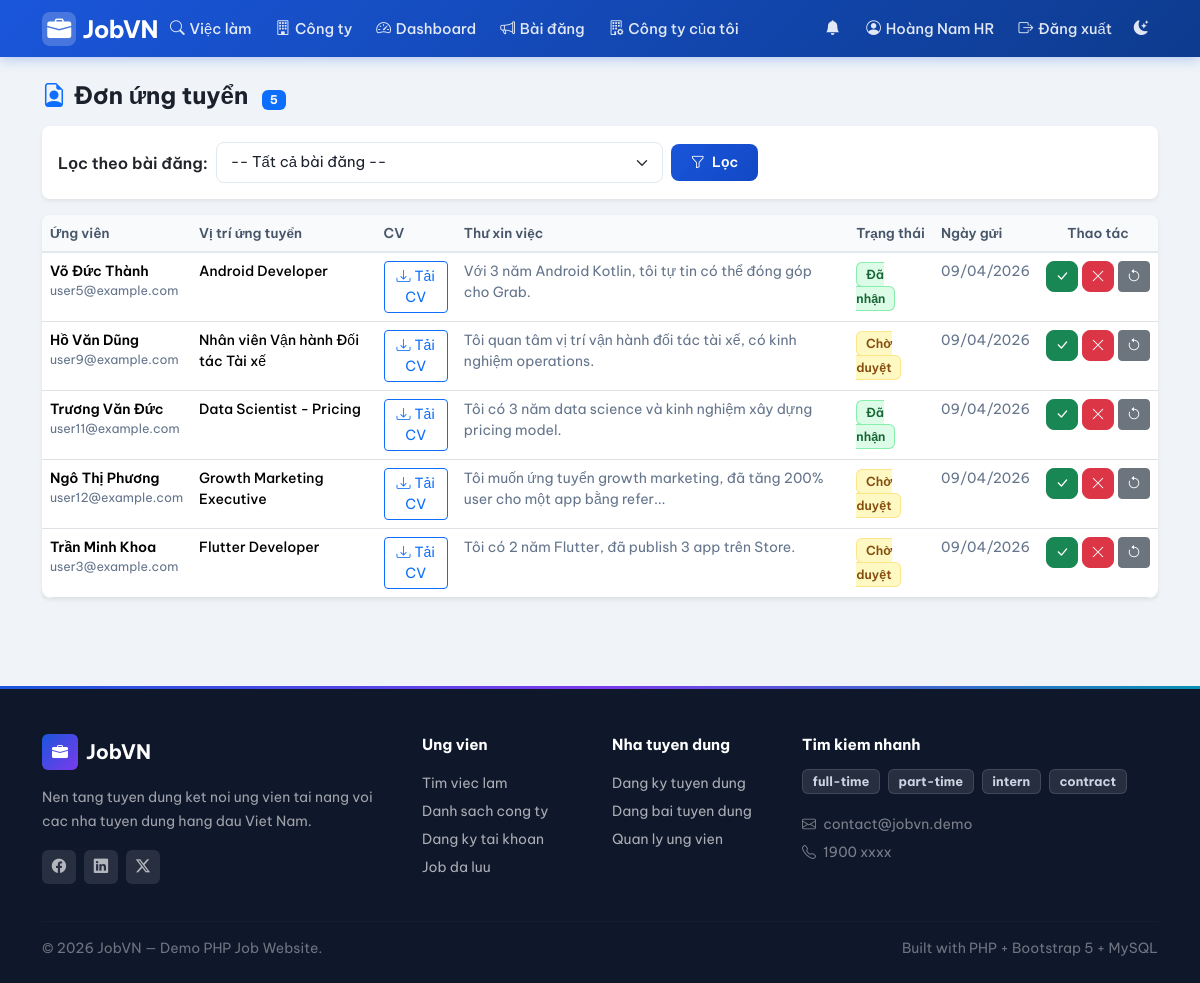
Page /index.php?page=employer/applications (signed in) on the committed database.
### tables this page shows
CREATE TABLE users (
    id INT AUTO_INCREMENT PRIMARY KEY,
    email VARCHAR(150) NOT NULL UNIQUE,
    password VARCHAR(255) NOT NULL,              
    full_name VARCHAR(150) NOT NULL,
    role ENUM('admin','employer','user') NOT NULL DEFAULT 'user',
    phone VARCHAR(30) NULL,
    bio TEXT NULL,                                
    skills VARCHAR(500) NULL,                     
    experience_years TINYINT NULL,                
    avatar VARCHAR(255) NULL,                     
    created_at DATETIME NOT NULL DEFAULT CURRENT_TIMESTAMP
);

CREATE TABLE applications (
    id INT AUTO_INCREMENT PRIMARY KEY,
    job_id INT NOT NULL,
    user_id INT NOT NULL,
    cv_file VARCHAR(255) NOT NULL,               
    cover_letter TEXT NULL,
    status ENUM('pending','accepted','rejected') NOT NULL DEFAULT 'pending',
    created_at DATETIME NOT NULL DEFAULT CURRENT_TIMESTAMP,
    FOREIGN KEY (job_id) REFERENCES jobs(id) ON DELETE CASCADE,
    FOREIGN KEY (user_id) REFERENCES users(id) ON DELETE CASCADE
);

CREATE TABLE jobs (
    id INT AUTO_INCREMENT PRIMARY KEY,
    company_id INT NOT NULL,
    employer_id INT NOT NULL,                    
    title VARCHAR(200) NOT NULL,
    description TEXT NOT NULL,
    requirements TEXT NULL,
    location VARCHAR(200) NULL,
    salary_min INT NULL,                         
    salary_max INT NULL,                         
    job_type ENUM('full-time','part-time','intern','contract') NOT NULL DEFAULT 'full-time',
    is_active TINYINT(1) NOT NULL DEFAULT 1,
    is_hot TINYINT(1) NOT NULL DEFAULT 0,        
    views INT NOT NULL DEFAULT 0,                
    expired_at DATETIME NULL,                    
    category VARCHAR(50) NOT NULL DEFAULT 'Công nghệ thông tin',   
    tags VARCHAR(300) NULL,                      
    created_at DATETIME NOT NULL DEFAULT CURRENT_TIMESTAMP,
    FOREIGN KEY (company_id) REFERENCES companies(id) ON DELETE CASCADE,
    FOREIGN KEY (employer_id) REFERENCES users(id) ON DELETE CASCADE
);

### public/index.php (called while the page is built, shortened)
<?php
require_once __DIR__ . '/../src/db.php';
require_once __DIR__ . '/../src/helpers.php';
require_once __DIR__ . '/../src/auth.php';
$routes = [
    'home'                    => 'home.php',
    'login'                   => 'login.php',
    'register'                => 'register.php',
    'logout'                  => 'logout.php',
    'jobs'                    => 'jobs.php',
    'job_detail'              => 'job_detail.php',
    'companies'               => 'companies.php',
    'company_detail'          => 'company_detail.php',
    'download_cv'             => 'download_cv.php',
    'user/apply'              => 'user/apply.php',
    'user/my_applications'    => 'user/my_applications.php',
    'user/notifications'      => 'user/notifications.php',
    'user/profile'            => 'user/profile.php',
    'user/saved_jobs'         => 'user/saved_jobs.php',
    'user/become_employer'    => 'user/become_employer.php',
    'employer/dashboard'      => 'employer/dashboard.php',
    'employer/jobs'           => 'employer/jobs.php',
    'employer/job_form'       => 'employer/job_form.php',
    'employer/job_delete'     => 'employer/job_delete.php',
    'employer/applications'   => 'employer/applications.php',
    'employer/company'        => 'employer/company.php',
    'admin/dashboard'         => 'admin/dashboard.php',
    'admin/users'             => 'admin/users.php',
    'admin/user_delete'       => 'admin/user_delete.php',
    'admin/jobs'              => 'admin/jobs.php',
    'admin/job_delete'        => 'admin/job_delete.php',
    'admin/companies'             => 'admin/companies.php',
    'admin/applications'          => 'admin/applications.php',
    'admin/employer_requests'     => 'admin/employer_requests.php',
];
$page = $_GET['page'] ?? 'home';
$file = __DIR__ . '/../src/pages/' . $routes[$page];
require $file;

### src/helpers.php (called while the page is built, shortened)
<?php
function e($v): string
{
    return htmlspecialchars((string)$v, ENT_QUOTES, 'UTF-8');
}
function url(string $page, array $params = []): string
{
    $params = array_merge(['page' => $page], $params);
    return BASE_URL . '?' . http_build_query($params);
}

### src/db.php (called while the page is built, shortened)
<?php
function db(): PDO
{
    static $pdo = null;
    if ($pdo === null) {
        $dsn = 'mysql:host=' . DB_HOST . ';port=' . DB_PORT . ';dbname=' . DB_NAME . ';charset=utf8mb4';
        $attempts = 0;
        while (true) {
            try {
                $pdo = new PDO($dsn, DB_USER, DB_PASS, [
                    PDO::ATTR_ERRMODE              => PDO::ERRMODE_EXCEPTION,
                    PDO::ATTR_DEFAULT_FETCH_MODE   => PDO::FETCH_ASSOC,
                    PDO::ATTR_EMULATE_PREPARES     => false,
                    PDO::MYSQL_ATTR_INIT_COMMAND   => "SET NAMES utf8mb4 COLLATE utf8mb4_unicode_ci",
                ]);
                break;
            } catch (PDOException $e) {
                $attempts++;
                if ($attempts >= 10) {
                    die('Không kết nối được MySQL: ' . $e->getMessage());
                }
                sleep(1);
            }
        }
    }
    return $pdo;
}

### src/auth.php (called while the page is built, shortened)
<?php
require_once __DIR__ . '/db.php';
function current_user(): ?array
{
    static $cache = null;
    if ($cache !== null) return $cache;
    $stmt = db()->prepare('SELECT * FROM users WHERE id = ?');
    $stmt->execute([$_SESSION['user_id']]);
    $cache = $stmt->fetch() ?: null;
    return $cache;
}
function require_role(string ...$roles): array
{
    $u = current_user();
    return $u;
}

### src/pages/employer/applications.php (the view, shortened to what this page needs)
<?php
$u       = require_role('employer');
$page    = max(1, (int)($_GET['p'] ?? 1));
$perPage = 15;
$jobListStmt = db()->prepare("SELECT id, title FROM jobs WHERE employer_id = ? ORDER BY created_at DESC");
$jobListStmt->execute([$u['id']]);
$jobList = $jobListStmt->fetchAll();
$whereExtra = '';
$whereParams = [$u['id']];
$countStmt = db()->prepare("
    SELECT COUNT(*) FROM applications a
    JOIN jobs j ON j.id = a.job_id
    WHERE j.employer_id = ?$whereExtra
");
$countStmt->execute($whereParams);
$total = (int)$countStmt->fetchColumn();
$stmt = db()->prepare("
    SELECT a.*, j.title AS job_title, u.full_name AS applicant_name, u.email AS applicant_email
    FROM applications a
    JOIN jobs j ON j.id = a.job_id
    JOIN users u ON u.id = a.user_id
    WHERE j.employer_id = ?$whereExtra
    ORDER BY a.created_at DESC
    LIMIT $perPage OFFSET " . (($page - 1) * $perPage)
);
$stmt->execute($whereParams);
$apps = $stmt->fetchAll();
require __DIR__ . '/../../layout/header.php';
?>
<div class="d-flex justify-content-between align-items-center mb-3">
    <h4 class="fw-700 mb-0">
        <i class="bi bi-file-earmark-person me-2 text-primary"></i>Đơn ứng tuyển
        <span class="badge bg-primary ms-2" style="font-size:0.75rem"><?= $total ?></span>
    </h4>
</div>
<?php if ($jobList): ?>
<div class="card border-0 shadow-sm rounded-3 mb-3">
    <div class="card-body p-3">
        <form method="get" class="row g-2 align-items-center">
            <div class="col-auto">
                <label class="col-form-label small fw-600">Lọc theo bài đăng:</label>
            </div>
            <div class="col-md-5">
                <select name="job_id" class="form-select">
                    <option value="">-- Tất cả bài đăng --</option>
                </select>
            </div>
            <div class="col-auto d-flex gap-1">
                <button class="btn btn-primary btn-sm">
                    <i class="bi bi-funnel me-1"></i> Lọc
                </button>
            </div>
        </form>
    </div>
</div>
<?php endif; ?>
<?php if (!$apps): ?>
    <div class="alert alert-info"><i class="bi bi-info-circle me-2"></i>Chưa có đơn ứng tuyển nào.</div>
<?php else: ?>
<div class="card border-0 shadow-sm rounded-3">
    <div class="table-responsive">
        <table class="table table-admin mb-0">
            <thead>
            <tr>
                <th>Ứng viên</th>
                <th>Vị trí ứng tuyển</th>
                <th>CV</th>
                <th>Thư xin việc</th>
                <th>Trạng thái</th>
                <th>Ngày gửi</th>
                <th class="text-center">Thao tác</th>
            </tr>
            </thead>
            <tbody>
            <?php foreach ($apps as $a): ?>
                <?php
                $badgeCls = ['pending'=>'badge-status-pending','accepted'=>'badge-status-accepted','rejected'=>'badge-status-rejected'][$a['status']] ?? 'badge-status-pending';
                $statusLabel = ['pending'=>'Chờ duyệt','accepted'=>'Đã nhận','rejected'=>'Từ chối'][$a['status']] ?? $a['status'];
                ?>
                <tr>
                    <td>
                        <div class="fw-600 small"><?= e($a['applicant_name']) ?></div>
                        <div class="text-muted" style="font-size:0.78rem"><?= e($a['applicant_email']) ?></div>
                    </td>
                    <td class="small fw-500"><?= e($a['job_title']) ?></td>
                    <td>
                        <a href="<?= e(url('download_cv', ['id' => $a['id']])) ?>"
                           class="btn btn-sm btn-outline-primary">
                            <i class="bi bi-download me-1"></i>Tải CV
                        </a>
                    </td>
                    <td class="small text-secondary">
                        <?= e(mb_strimwidth($a['cover_letter'] ?? '', 0, 80, '...')) ?>
                    </td>
                    <td><span class="<?= $badgeCls ?>"><?= $statusLabel ?></span></td>
                    <td class="small text-muted"><?= date('d/m/Y', strtotime($a['created_at'])) ?></td>
                    <td>
                        <form method="post" class="d-flex gap-1 justify-content-center">
                            <button name="action" value="accepted" class="btn btn-sm btn-success"
                                    title="Nhận đơn">
                                <i class="bi bi-check-lg"></i>
                            </button>
                            <button name="action" value="rejected" class="btn btn-sm btn-danger"
                                    title="Từ chối">
                                <i class="bi bi-x-lg"></i>
                            </button>
                            <button name="action" value="pending" class="btn btn-sm btn-secondary"
                                    title="Đặt lại chờ duyệt">
                                <i class="bi bi-arrow-counterclockwise"></i>
                            </button>
                        </form>
                    </td>
                </tr>
            <?php endforeach; ?>
            </tbody>
        </table>
    </div>
</div>
<?php endif; ?>
<?php require __DIR__ . '/../../layout/footer.php';

### src/layout/header.php (shortened to what this page needs)
<?php
$u = current_user();
$currentPage = $_GET['page'] ?? 'home';
?>
<!doctype html>
<html lang="vi">
<head>
    <link href="https://cdn.jsdelivr.net/npm/bootstrap@5.3.2/dist/css/bootstrap.min.css" rel="stylesheet">
    <link href="https://cdn.jsdelivr.net/npm/bootstrap-icons@1.11.3/font/bootstrap-icons.min.css" rel="stylesheet">
</head>
<body>
<nav class="navbar navbar-expand-lg navbar-main">
    <div class="container">
        <a class="navbar-brand-logo text-decoration-none" href="<?= e(url('home')) ?>">
            <div class="logo-icon"><i class="bi bi-briefcase-fill text-white"></i></div>
            JobVN
        </a>
        <div class="collapse navbar-collapse" id="mainNav">
            <ul class="navbar-nav me-auto">
                <li class="nav-item">
                    <a class="nav-link <?= in_array($currentPage, ['jobs','job_detail']) ? 'active' : '' ?>"
                       href="<?= e(url('jobs')) ?>">
                        <i class="bi bi-search"></i> Việc làm
                    </a>
                </li>
                <li class="nav-item">
                    <a class="nav-link <?= $currentPage === 'companies' ? 'active' : '' ?>"
                       href="<?= e(url('companies')) ?>">
                        <i class="bi bi-building"></i> Công ty
                    </a>
                </li>
                <?php if ($u && $u['role'] === 'employer'): ?>
                    <li class="nav-item">
                        <a class="nav-link <?= $currentPage === 'employer/dashboard' ? 'active' : '' ?>"
                           href="<?= e(url('employer/dashboard')) ?>">
                            <i class="bi bi-speedometer2"></i> Dashboard
                        </a>
                    </li>
                    <li class="nav-item">
                        <a class="nav-link <?= in_array($currentPage, ['employer/jobs','employer/job_form']) ? 'active' : '' ?>"
                           href="<?= e(url('employer/jobs')) ?>">
                            <i class="bi bi-megaphone"></i> Bài đăng
                        </a>
                    </li>
                    <li class="nav-item">
                        <a class="nav-link <?= $currentPage === 'employer/company' ? 'active' : '' ?>"
                           href="<?= e(url('employer/company')) ?>">
                            <i class="bi bi-building-gear"></i> Công ty của tôi
                        </a>
                    </li>
                <?php endif; ?>
            </ul>
            <ul class="navbar-nav align-items-lg-center">
                <?php if ($u): ?>
                    <li class="nav-item">
                        <a class="nav-link <?= $currentPage === 'user/notifications' ? 'active' : '' ?>"
                           href="<?= e(url('user/notifications')) ?>"
                           title="Thông báo"
                           style="position:relative;padding-right:0.9rem !important">
                            <i class="bi bi-bell-fill"></i>
                        </a>
                    </li>
                    <li class="nav-item">
                        <a class="nav-link <?= in_array($currentPage, ['user/profile']) ? 'active' : '' ?>"
                           href="<?= e(url('user/profile')) ?>">
                            <?php if (!empty($u['avatar'])): ?>
                                <img src="/uploads/avatars/<?= e($u['avatar']) ?>"
                                     style="width:28px;height:28px;border-radius:50%;object-fit:cover;border:2px solid rgba(255,255,255,0.4);vertical-align:middle">
                            <?php else: ?>
                                <i class="bi bi-person-circle"></i>
                            <?php endif; ?>
                            <span class="d-none d-lg-inline"><?= e($u['full_name']) ?></span>
                        </a>
                    </li>
                    <li class="nav-item">
                        <a class="nav-link" href="<?= e(url('logout')) ?>">
                            <i class="bi bi-box-arrow-right"></i> Đăng xuất
                        </a>
                    </li>
                <?php endif; ?>
                <li class="nav-item">
                    <button id="theme-toggle" class="nav-link btn btn-link border-0" title="Chuyển dark/light mode"
                            style="background:none;padding:0.5rem 0.6rem !important">
                        <i id="theme-icon" class="bi bi-moon-stars-fill"></i>
                    </button>
                </li>
            </ul>
        </div>
    </div>
</nav>
<main class="container py-4">

### rows in the picture
users: full_name "Hoàng Nam HR"
applications: user.full_name "Võ Đức Thành", user.email "user5@example.com", job.title "Android Developer", cover_letter "Với 3 năm Android Kotlin, tôi tự tin có thể đóng góp cho Grab.", status "Đã nhận", created_at "09/04/2026"
applications: user.full_name "Hồ Văn Dũng", user.email "user9@example.com", job.title "Nhân viên Vận hành Đối tác Tài xế", cover_letter "Tôi quan tâm vị trí vận hành đối tác tài xế, có kinh nghiệm operations.", status "Chờ duyệt", created_at "09/04/2026"
applications: user.full_name "Trương Văn Đức", user.email "user11@example.com", job.title "Data Scientist - Pricing", cover_letter "Tôi có 3 năm data science và kinh nghiệm xây dựng pricing model.", status "Đã nhận", created_at "09/04/2026"
applications: user.full_name "Ngô Thị Phương", user.email "user12@example.com", job.title "Growth Marketing Executive", cover_letter "Tôi muốn ứng tuyển growth marketing, đã tăng 200% user cho một app bằng refer...", status "Chờ duyệt", created_at "09/04/2026"
applications: user.full_name "Trần Minh Khoa", user.email "user3@example.com", job.title "Flutter Developer", cover_letter "Tôi có 2 năm Flutter, đã publish 3 app trên Store.", status "Chờ duyệt", created_at "09/04/2026"

### other values in the picture
$total "5"
$t "full-time"
$t "part-time"
$t "intern"
$t "contract"
